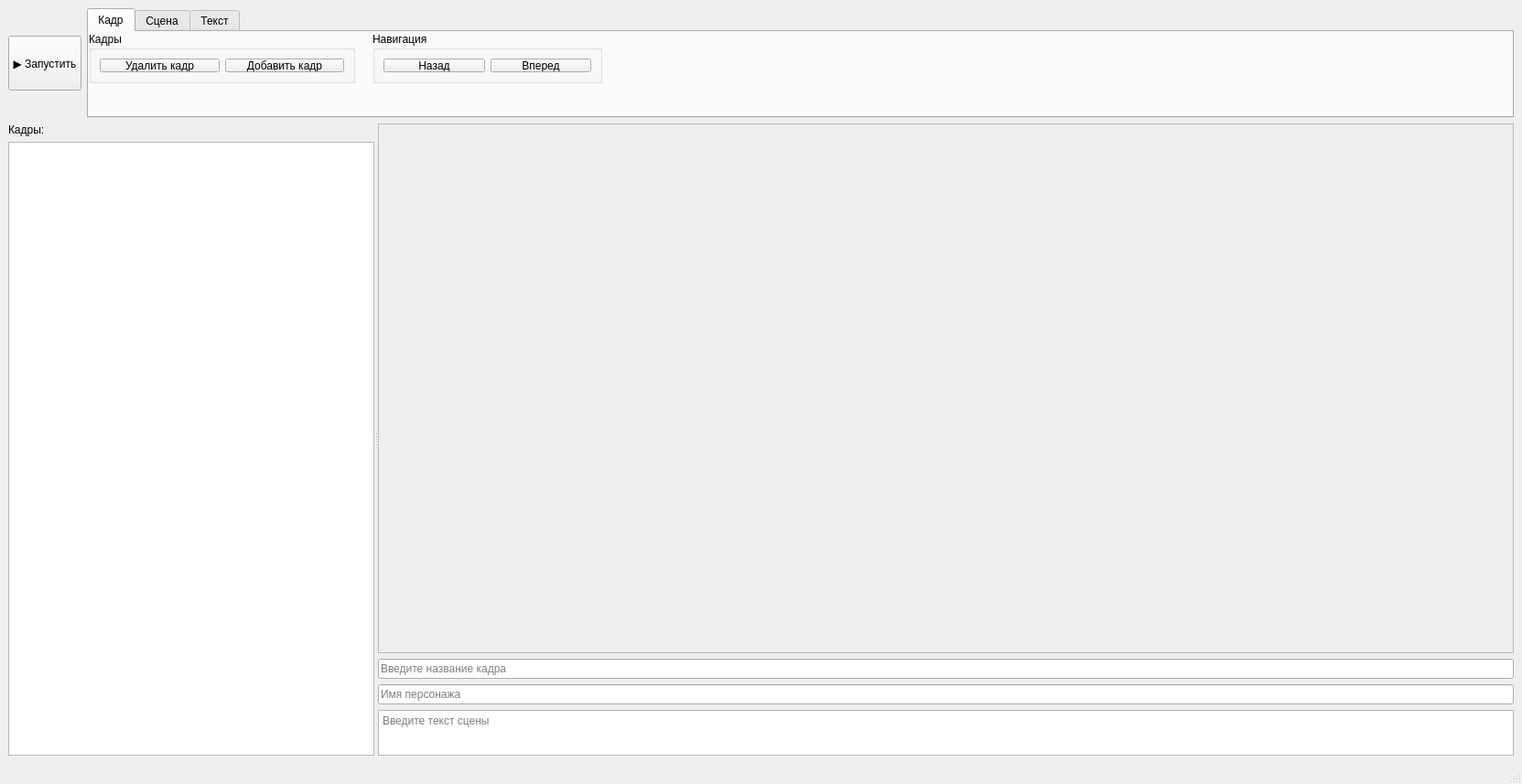
<?xml version="1.0" encoding="UTF-8"?>
<ui version="4.0">
 <class>MainWindow</class>
 <widget class="QMainWindow" name="MainWindow">
  <property name="geometry">
   <rect>
    <x>0</x>
    <y>0</y>
    <width>1663</width>
    <height>857</height>
   </rect>
  </property>
  <property name="sizePolicy">
   <sizepolicy hsizetype="Preferred" vsizetype="Preferred">
    <horstretch>0</horstretch>
    <verstretch>0</verstretch>
   </sizepolicy>
  </property>
  <property name="windowTitle">
   <string>MainWindow</string>
  </property>
  <widget class="QWidget" name="centralwidget">
   <layout class="QVBoxLayout" name="verticalLayout_3">
    <item>
     <layout class="QHBoxLayout" name="top_row">
      <item>
       <widget class="QPushButton" name="play_button">
        <property name="minimumSize">
         <size>
          <width>50</width>
          <height>60</height>
         </size>
        </property>
        <property name="text">
         <string>▶ Запустить</string>
        </property>
       </widget>
      </item>
      <item>
       <widget class="QTabWidget" name="ribbon">
        <property name="sizePolicy">
         <sizepolicy hsizetype="Expanding" vsizetype="Fixed">
          <horstretch>0</horstretch>
          <verstretch>0</verstretch>
         </sizepolicy>
        </property>
        <property name="minimumSize">
         <size>
          <width>0</width>
          <height>120</height>
         </size>
        </property>
        <property name="maximumSize">
         <size>
          <width>16777215</width>
          <height>120</height>
         </size>
        </property>
        <property name="currentIndex">
         <number>0</number>
        </property>
        <widget class="QWidget" name="tab">
         <attribute name="title">
          <string>Кадр</string>
         </attribute>
         <widget class="QGroupBox" name="groupBox">
          <property name="geometry">
           <rect>
            <x>0</x>
            <y>0</y>
            <width>291</width>
            <height>56</height>
           </rect>
          </property>
          <property name="title">
           <string>Кадры</string>
          </property>
          <layout class="QHBoxLayout" name="horizontalLayout">
           <item>
            <widget class="QPushButton" name="del_button">
             <property name="text">
              <string>Удалить кадр</string>
             </property>
            </widget>
           </item>
           <item>
            <widget class="QPushButton" name="add_button">
             <property name="text">
              <string>Добавить кадр</string>
             </property>
            </widget>
           </item>
          </layout>
         </widget>
         <widget class="QGroupBox" name="groupBox_3">
          <property name="geometry">
           <rect>
            <x>310</x>
            <y>0</y>
            <width>251</width>
            <height>56</height>
           </rect>
          </property>
          <property name="title">
           <string>Навигация</string>
          </property>
          <layout class="QHBoxLayout" name="horizontalLayout_2">
           <item>
            <widget class="QPushButton" name="prev_button">
             <property name="text">
              <string>Назад</string>
             </property>
            </widget>
           </item>
           <item>
            <widget class="QPushButton" name="next_button">
             <property name="text">
              <string>Вперед</string>
             </property>
            </widget>
           </item>
          </layout>
         </widget>
        </widget>
        <widget class="QWidget" name="tab_2">
         <attribute name="title">
          <string>Сцена</string>
         </attribute>
         <widget class="QGroupBox" name="groupBox_2">
          <property name="geometry">
           <rect>
            <x>0</x>
            <y>0</y>
            <width>261</width>
            <height>56</height>
           </rect>
          </property>
          <property name="title">
           <string>Фон</string>
          </property>
          <layout class="QHBoxLayout" name="horizontalLayout_3">
           <item>
            <widget class="QPushButton" name="load_bg_button">
             <property name="text">
              <string>Загрузить фон</string>
             </property>
            </widget>
           </item>
           <item>
            <widget class="QPushButton" name="clear_bg_button">
             <property name="text">
              <string>Удалить фон</string>
             </property>
            </widget>
           </item>
          </layout>
         </widget>
         <widget class="QGroupBox" name="groupBox_4">
          <property name="geometry">
           <rect>
            <x>270</x>
            <y>0</y>
            <width>341</width>
            <height>56</height>
           </rect>
          </property>
          <property name="title">
           <string>Персонаж</string>
          </property>
          <layout class="QHBoxLayout" name="horizontalLayout_4">
           <item>
            <widget class="QPushButton" name="load_char_button">
             <property name="text">
              <string>Загрузить персонажа</string>
             </property>
            </widget>
           </item>
           <item>
            <widget class="QPushButton" name="clear_char_button">
             <property name="text">
              <string>Удалить персонажа</string>
             </property>
            </widget>
           </item>
          </layout>
         </widget>
         <widget class="QGroupBox" name="groupBox_5">
          <property name="geometry">
           <rect>
            <x>620</x>
            <y>0</y>
            <width>171</width>
            <height>56</height>
           </rect>
          </property>
          <property name="title">
           <string>Инструменты</string>
          </property>
          <property name="checkable">
           <bool>false</bool>
          </property>
          <layout class="QHBoxLayout" name="horizontalLayout_5">
           <item>
            <widget class="QPushButton" name="move_tool_button">
             <property name="text">
              <string>Перемещение</string>
             </property>
             <property name="checkable">
              <bool>true</bool>
             </property>
            </widget>
           </item>
          </layout>
         </widget>
        </widget>
        <widget class="QWidget" name="tab_3">
         <attribute name="title">
          <string>Текст</string>
         </attribute>
         <widget class="QGroupBox" name="groupBox_6">
          <property name="geometry">
           <rect>
            <x>0</x>
            <y>0</y>
            <width>207</width>
            <height>79</height>
           </rect>
          </property>
          <property name="title">
           <string>Шрифт</string>
          </property>
          <layout class="QVBoxLayout" name="verticalLayout_4">
           <item>
            <widget class="QFontComboBox" name="font_combo">
             <property name="minimumSize">
              <size>
               <width>150</width>
               <height>0</height>
              </size>
             </property>
            </widget>
           </item>
           <item>
            <widget class="QSpinBox" name="font_size_spin">
             <property name="suffix">
              <string/>
             </property>
             <property name="prefix">
              <string>Размер: </string>
             </property>
             <property name="minimum">
              <number>8</number>
             </property>
             <property name="maximum">
              <number>120</number>
             </property>
            </widget>
           </item>
          </layout>
         </widget>
         <widget class="QGroupBox" name="groupBox_7">
          <property name="geometry">
           <rect>
            <x>210</x>
            <y>0</y>
            <width>371</width>
            <height>56</height>
           </rect>
          </property>
          <property name="title">
           <string>Цвет</string>
          </property>
          <layout class="QHBoxLayout" name="horizontalLayout_7">
           <item>
            <widget class="QPushButton" name="bg_color_button">
             <property name="text">
              <string>Цвет фона</string>
             </property>
            </widget>
           </item>
           <item>
            <widget class="QPushButton" name="name_color_button">
             <property name="text">
              <string>Цвет имени персонажа</string>
             </property>
            </widget>
           </item>
           <item>
            <widget class="QPushButton" name="text_color_button">
             <property name="text">
              <string>Цвет текста</string>
             </property>
            </widget>
           </item>
          </layout>
         </widget>
         <widget class="QGroupBox" name="groupBox_8">
          <property name="geometry">
           <rect>
            <x>590</x>
            <y>0</y>
            <width>521</width>
            <height>53</height>
           </rect>
          </property>
          <property name="title">
           <string>Текстовое окно</string>
          </property>
          <layout class="QHBoxLayout" name="horizontalLayout_6">
           <item>
            <widget class="QSpinBox" name="box_width_spin">
             <property name="suffix">
              <string>%</string>
             </property>
             <property name="prefix">
              <string>Ширина: </string>
             </property>
             <property name="minimum">
              <number>10</number>
             </property>
             <property name="maximum">
              <number>100</number>
             </property>
             <property name="value">
              <number>80</number>
             </property>
            </widget>
           </item>
           <item>
            <widget class="QSpinBox" name="box_height_spin">
             <property name="suffix">
              <string>%</string>
             </property>
             <property name="prefix">
              <string>Высота: </string>
             </property>
             <property name="minimum">
              <number>5</number>
             </property>
             <property name="maximum">
              <number>100</number>
             </property>
             <property name="value">
              <number>25</number>
             </property>
            </widget>
           </item>
           <item>
            <widget class="QSpinBox" name="bg_opacity_spin">
             <property name="suffix">
              <string>%</string>
             </property>
             <property name="prefix">
              <string>Прозрачность фона</string>
             </property>
             <property name="maximum">
              <number>100</number>
             </property>
             <property name="value">
              <number>70</number>
             </property>
            </widget>
           </item>
          </layout>
         </widget>
         <widget class="QGroupBox" name="groupBox_9">
          <property name="geometry">
           <rect>
            <x>1340</x>
            <y>0</y>
            <width>221</width>
            <height>56</height>
           </rect>
          </property>
          <property name="title">
           <string>Инструменты</string>
          </property>
          <layout class="QVBoxLayout" name="verticalLayout_6">
           <item>
            <widget class="QPushButton" name="move_text_button">
             <property name="text">
              <string>Перемещение текста</string>
             </property>
             <property name="checkable">
              <bool>true</bool>
             </property>
            </widget>
           </item>
          </layout>
         </widget>
         <widget class="QGroupBox" name="groupBox_10">
          <property name="geometry">
           <rect>
            <x>1110</x>
            <y>0</y>
            <width>221</width>
            <height>85</height>
           </rect>
          </property>
          <property name="title">
           <string>Текст</string>
          </property>
          <layout class="QVBoxLayout" name="verticalLayout_5">
           <item>
            <widget class="QPushButton" name="add_text_button">
             <property name="text">
              <string>Добавить текст</string>
             </property>
            </widget>
           </item>
           <item>
            <widget class="QPushButton" name="remove_text_button">
             <property name="text">
              <string>Скрыть текст</string>
             </property>
            </widget>
           </item>
          </layout>
         </widget>
        </widget>
       </widget>
      </item>
     </layout>
    </item>
    <item>
     <widget class="QSplitter" name="splitter">
      <property name="sizePolicy">
       <sizepolicy hsizetype="Expanding" vsizetype="Expanding">
        <horstretch>0</horstretch>
        <verstretch>1</verstretch>
       </sizepolicy>
      </property>
      <property name="orientation">
       <enum>Qt::Horizontal</enum>
      </property>
      <widget class="QWidget" name="left_panel" native="true">
       <property name="maximumSize">
        <size>
         <width>400</width>
         <height>16777215</height>
        </size>
       </property>
       <layout class="QVBoxLayout" name="verticalLayout">
        <item>
         <widget class="QLabel" name="frames_label">
          <property name="text">
           <string>Кадры:</string>
          </property>
         </widget>
        </item>
        <item>
         <widget class="QListWidget" name="frame_list"/>
        </item>
       </layout>
      </widget>
      <widget class="QWidget" name="right_panel" native="true">
       <layout class="QVBoxLayout" name="verticalLayout_2">
        <item>
         <widget class="QFrame" name="scene_container">
          <property name="sizePolicy">
           <sizepolicy hsizetype="Expanding" vsizetype="Expanding">
            <horstretch>0</horstretch>
            <verstretch>1</verstretch>
           </sizepolicy>
          </property>
          <property name="maximumSize">
           <size>
            <width>16777215</width>
            <height>16777215</height>
           </size>
          </property>
          <property name="frameShape">
           <enum>QFrame::StyledPanel</enum>
          </property>
          <property name="frameShadow">
           <enum>QFrame::Raised</enum>
          </property>
         </widget>
        </item>
        <item>
         <widget class="QLineEdit" name="title_edit">
          <property name="placeholderText">
           <string>Введите название кадра</string>
          </property>
         </widget>
        </item>
        <item>
         <widget class="QLineEdit" name="speaker_edit">
          <property name="placeholderText">
           <string>Имя персонажа</string>
          </property>
         </widget>
        </item>
        <item>
         <widget class="QTextEdit" name="text_edit">
          <property name="sizePolicy">
           <sizepolicy hsizetype="Expanding" vsizetype="Fixed">
            <horstretch>0</horstretch>
            <verstretch>0</verstretch>
           </sizepolicy>
          </property>
          <property name="maximumSize">
           <size>
            <width>16777215</width>
            <height>50</height>
           </size>
          </property>
          <property name="placeholderText">
           <string>Введите текст сцены</string>
          </property>
         </widget>
        </item>
       </layout>
      </widget>
     </widget>
    </item>
   </layout>
  </widget>
  <widget class="QMenuBar" name="menubar">
   <property name="geometry">
    <rect>
     <x>0</x>
     <y>0</y>
     <width>1663</width>
     <height>21</height>
    </rect>
   </property>
  </widget>
  <widget class="QStatusBar" name="statusbar"/>
 </widget>
 <resources/>
 <connections/>
</ui>
